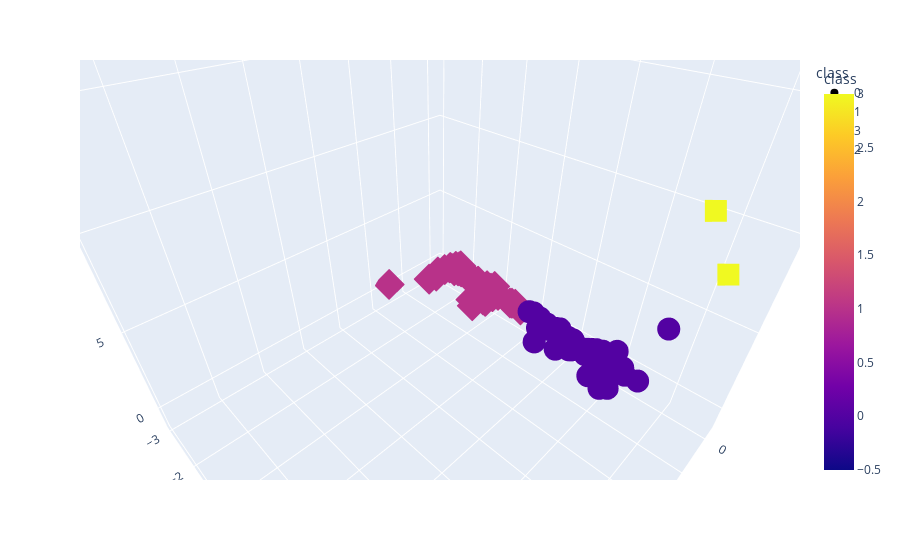

The cell this chart's notebook holds for it:
### Markdown cell above
### Deliverable 4: Visualizing Cryptocurrencies Results

#### 3D-Scatter with Clusters

### Code cell
# Creating a 3D-Scatter with the PCA data and the clusters

fig = px.scatter_3d(clustered_df2, x="PC1", y="PC2", z="PC3", symbol="class", width=800, color="class",hover_name="CoinName")
fig.show()

### Figure 1 — Plotly figure (JSON) as saved in the notebook; plotly's stock layout.template omitted (floating-point values rounded to 4 significant figures; data arrays with more than 128 entries replaced by an {"elided": "..."} marker saying what was removed)
{"data": [{"hovertemplate": "<b>%{hovertext}</b><br><br>class=%{marker.color}<br>PC1=%{x}<br>PC2=%{y}<br>PC3=%{z}<extra></extra>", "hovertext": {"elided": "288 str values"}, "legendgroup": "0", "marker": {"color": {"elided": "288 int values"}, "coloraxis": "coloraxis", "symbol": "circle"}, "mode": "markers", "name": "0", "scene": "scene", "showlegend": true, "type": "scatter3d", "x": {"elided": "288 float values"}, "y": {"elided": "288 float values"}, "z": {"elided": "288 float values"}}, {"hovertemplate": "<b>%{hovertext}</b><br><br>class=%{marker.color}<br>PC1=%{x}<br>PC2=%{y}<br>PC3=%{z}<extra></extra>", "hovertext": {"elided": "238 str values"}, "legendgroup": "1", "marker": {"color": {"elided": "238 int values"}, "coloraxis": "coloraxis", "symbol": "diamond"}, "mode": "markers", "name": "1", "scene": "scene", "showlegend": true, "type": "scatter3d", "x": {"elided": "238 float values"}, "y": {"elided": "238 float values"}, "z": {"elided": "238 float values"}}, {"hovertemplate": "<b>%{hovertext}</b><br><br>class=%{marker.color}<br>PC1=%{x}<br>PC2=%{y}<br>PC3=%{z}<extra></extra>", "hovertext": ["BiblePay", "LitecoinCash", "Poa Network", "Acute Angle Cloud", "Waves"], "legendgroup": "3", "marker": {"color": [3, 3, 3, 3, 3], "coloraxis": "coloraxis", "symbol": "square"}, "mode": "markers", "name": "3", "scene": "scene", "showlegend": true, "type": "scatter3d", "x": [-0.2429, -0.4634, -0.3729, -0.3518, -0.3072], "y": [2.699, 3.142, 2.829, 3.581, 3.039], "z": [10.19, 7.598, 17.66, 14.64, 16.6]}, {"hovertemplate": "<b>%{hovertext}</b><br><br>class=%{marker.color}<br>PC1=%{x}<br>PC2=%{y}<br>PC3=%{z}<extra></extra>", "hovertext": ["BitTorrent"], "legendgroup": "2", "marker": {"color": [2], "coloraxis": "coloraxis", "symbol": "x"}, "mode": "markers", "name": "2", "scene": "scene", "showlegend": true, "type": "scatter3d", "x": [34.11], "y": [1.588], "z": [-0.7868]}], "layout": {"autosize": true, "coloraxis": {"colorbar": {"title": {"text": "class"}}, "colorscale": [[0, "#0d0887"], [0.1111, "#46039f"], [0.2222, "#7201a8"], [0.3333, "#9c179e"], [0.4444, "#bd3786"], [0.5556, "#d8576b"], [0.6667, "#ed7953"], [0.7778, "#fb9f3a"], [0.8889, "#fdca26"], [1, "#f0f921"]]}, "legend": {"title": {"text": "class"}, "tracegroupgap": 0}, "margin": {"t": 60}, "scene": {"aspectmode": "auto", "aspectratio": {"x": 1, "y": 1, "z": 1}, "camera": {"center": {"x": 0, "y": 0, "z": 0}, "eye": {"x": 0.5932, "y": 0.5932, "z": 0.5932}, "projection": {"type": "perspective"}, "up": {"x": 0, "y": 0, "z": 1}}, "domain": {"x": [0, 1], "y": [0, 1]}, "xaxis": {"title": {"text": "PC1"}, "type": "linear"}, "yaxis": {"title": {"text": "PC2"}, "type": "linear"}, "zaxis": {"title": {"text": "PC3"}, "type": "linear"}}}}
